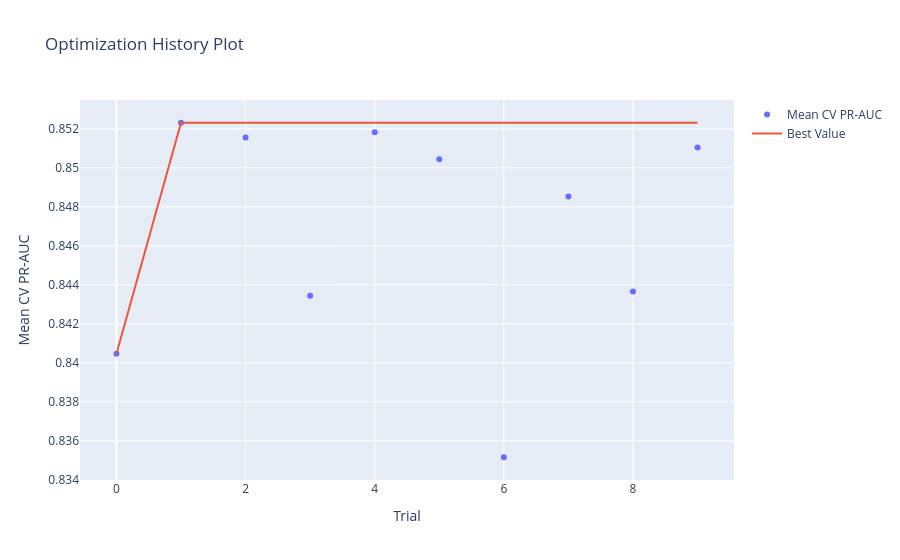
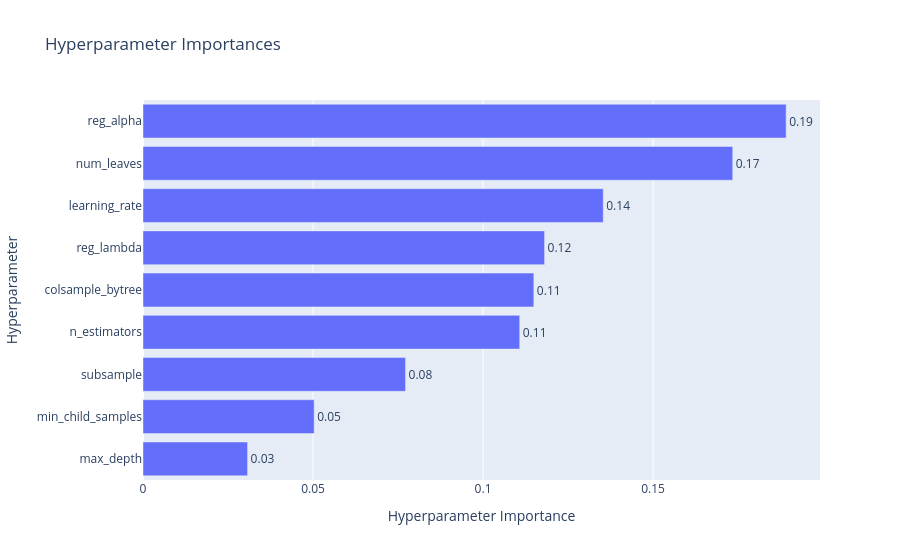

Notebook code for these charts, in order:
### Markdown cell above
# Optuna Results & Visualization

### Code cell
# Generate optimization history
fig_lgb_history = optuna.visualization.plot_optimization_history(study_lgb,target_name="Mean CV PR-AUC")

fig_lgb_history.show()

# Generate hyperparameter importance
fig_lgb_importance = optuna.visualization.plot_param_importances(study_lgb,target_name="Mean CV PR-AUC")

fig_lgb_importance.show()

# Convert trial results into DataFrame
lgb_trials_df = study_lgb.trials_dataframe()

lgb_trials_df

# Save trial results
lgb_trials_path = REPORTS_DIR / "lightgbm_optuna_trials.csv"
lgb_trials_df.to_csv(lgb_trials_path, index=False)

# Log results to MLflow
with mlflow.start_run(run_id=lgb_parent_run_id):

    mlflow.log_artifact(str(lgb_trials_path))

    mlflow.log_figure(
        fig_lgb_history,
        "lightgbm_optimization_history.html"
    )

    mlflow.log_figure(
        fig_lgb_importance,
        "lightgbm_parameter_importance.html"
    )

print("LightGBM optimization results saved and logged.")

### Figure 1 — Plotly figure (JSON) as saved in the notebook; plotly's stock layout.template omitted (floating-point values rounded to 4 significant figures)
{"data": [{"mode": "markers", "name": "Mean CV PR-AUC", "type": "scatter", "x": [0, 1, 2, 3, 4, 5, 6, 7, 8, 9], "y": [0.8405, 0.8523, 0.8516, 0.8434, 0.8518, 0.8504, 0.8352, 0.8485, 0.8437, 0.851]}, {"mode": "lines", "name": "Best Value", "type": "scatter", "x": [0, 1, 2, 3, 4, 5, 6, 7, 8, 9], "y": [0.8405, 0.8523, 0.8523, 0.8523, 0.8523, 0.8523, 0.8523, 0.8523, 0.8523, 0.8523]}, {"marker": {"color": "#cccccc"}, "mode": "markers", "name": "Infeasible Trial", "showlegend": false, "type": "scatter", "x": [], "y": []}], "layout": {"title": {"text": "Optimization History Plot"}, "xaxis": {"title": {"text": "Trial"}}, "yaxis": {"title": {"text": "Mean CV PR-AUC"}}}}

### Figure 2 — Plotly figure (JSON) as saved in the notebook; plotly's stock layout.template omitted (floating-point values rounded to 4 significant figures)
{"data": [{"cliponaxis": false, "hovertemplate": ["max_depth (IntDistribution): 0.03075721207931027<extra></extra>", "min_child_samples (IntDistribution): 0.05033409078706909<extra></extra>", "subsample (FloatDistribution): 0.07721034631064631<extra></extra>", "n_estimators (IntDistribution): 0.11078179275815701<extra></extra>", "colsample_bytree (FloatDistribution): 0.11493367876439789<extra></extra>", "reg_lambda (FloatDistribution): 0.11808792439955983<extra></extra>", "learning_rate (FloatDistribution): 0.13534143920845904<extra></extra>", "num_leaves (IntDistribution): 0.1734240147872948<extra></extra>", "reg_alpha (FloatDistribution): 0.18912950090510572<extra></extra>"], "name": "Mean CV PR-AUC", "orientation": "h", "text": ["0.03", "0.05", "0.08", "0.11", "0.11", "0.12", "0.14", "0.17", "0.19"], "textposition": "outside", "type": "bar", "x": [0.03076, 0.05033, 0.07721, 0.1108, 0.1149, 0.1181, 0.1353, 0.1734, 0.1891], "y": ["max_depth", "min_child_samples", "subsample", "n_estimators", "colsample_bytree", "reg_lambda", "learning_rate", "num_leaves", "reg_alpha"]}], "layout": {"title": {"text": "Hyperparameter Importances"}, "xaxis": {"title": {"text": "Hyperparameter Importance"}}, "yaxis": {"title": {"text": "Hyperparameter"}}}}
